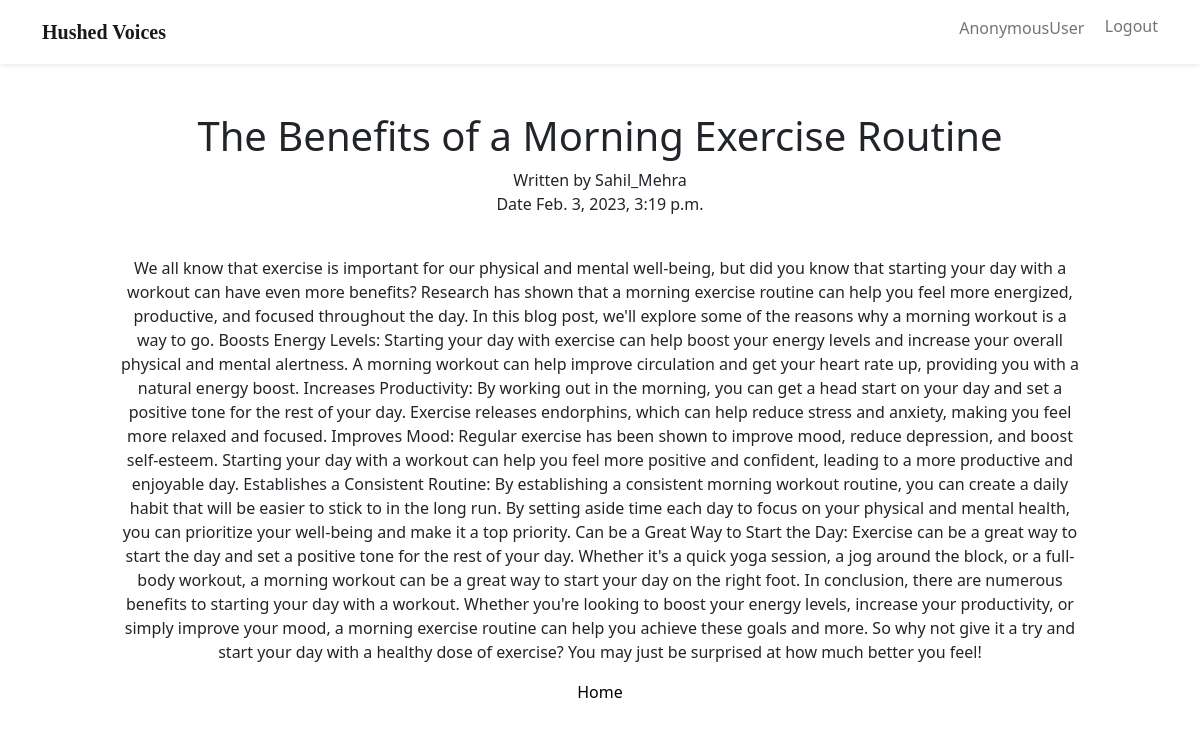
The app's page /blog/2/ with its own data.
### blog/models.py (models this page shows, shortened)
class Post(models.Model):
    title = models.CharField(max_length=100)
    content = models.TextField()
    image = CloudinaryField(blank=False)
    created_at = models.DateTimeField(auto_now_add=True)
    author = models.ForeignKey(User, on_delete=models.CASCADE)

### blog/views.py (the view, shortened to what this page needs)
# urls.py: 2. Add a URL to urlpatterns:  path('blog/', include('blog.urls'))
def blog(request, post_id):
    post = Post.objects.get(id=post_id)
    return render(request, "blog-view.html", {'post': post})

### templates/blog-view.html (shortened to what this page needs)
<!DOCTYPE html>
<html lang="en">
<head>
    {% load static %}
    <link rel="stylesheet" href="{% static 'css/style.css' %}">
    <link rel="stylesheet" href="https://cdn.jsdelivr.net/npm/bootstrap-icons@1.7.2/font/bootstrap-icons.css">
    <link href="https://cdn.jsdelivr.net/npm/bootstrap@5.1.3/dist/css/bootstrap.min.css" rel="stylesheet"
>
</head>
<body>
    <nav class="navbar navbar-expand-lg navbar-light shadow-sm">
        <div class="container">
            <a class="navbar-brand title-icon" href="#"><span class="font-primary">Hushed Voices</span></a>
            <div class="collapse navbar-collapse" id="navbarToggler">
                <ul class="navbar-nav ms-auto mb-2">
                    <li class="nav-item">
                        <a class="nav-link font-black" href="#about">{{ user }} &nbsp;&nbsp; </a>
                    </li>
                    <li class="nav-item">
                        <div class="logout"><a href="{% url 'logout' %}">Logout</a></div>
                    </li>
                </ul>
            </div>
        </div>
    </nav>
    <section class="content">
        <div class="title"> <h1>  <br>{{ post.title }}</h1> </div>
        <p>Written by {{ post.author }} <br> Date {{ post.created_at }}</p>
        <div class="blog-id-img">
        </div>
        <div class="blog">
            <p>{{ post.content }}</p>
        </div>
        <div id="back">
            <a href="{% url 'post_list' %}"> Home </a> <br>
        </div>
    </section>
</body>
</html>

### static/css/style.css (style rules this page uses)
body { background-color: rgb(0, 0, 0); color: white; }
a { color: white; }
.content { width: 80%; text-align: center; margin-left: 10%; }
.logout a { text-decoration: none; color: rgba(0, 0, 0, .55); margin-top: 4px; padding-top: 2vw; }
.logout { margin-top: 0.5vw; }
span.font-primary { font-family: cursive; font-weight: bold; }
.content a { text-decoration: none; color: black; }

### records on screen
Post: title "The Benefits of a Morning Exercise Routine", author "Sahil_Mehra", created_at "Feb. 3, 2023, 3:19 p.m.", content "We all know that exercise is important for our physical and mental well-being, but did you know that starting your day with a workout can have even more benefits? Research has shown that a morning exercise routine can help you feel more energized, productive, and focused throughout the day. In this blog post, we'll explore some of the reasons why a morning workout is a way to go. Boosts Energy Levels: Starting your day with exercise can help boost your energy levels and increase your overall physical and mental alertness. A morning workout can help improve circulation and get your heart rate up, providing you with a natural energy boost. Increases Productivity: By working out in the…"

### other values on screen
{{ user }} "AnonymousUser"
